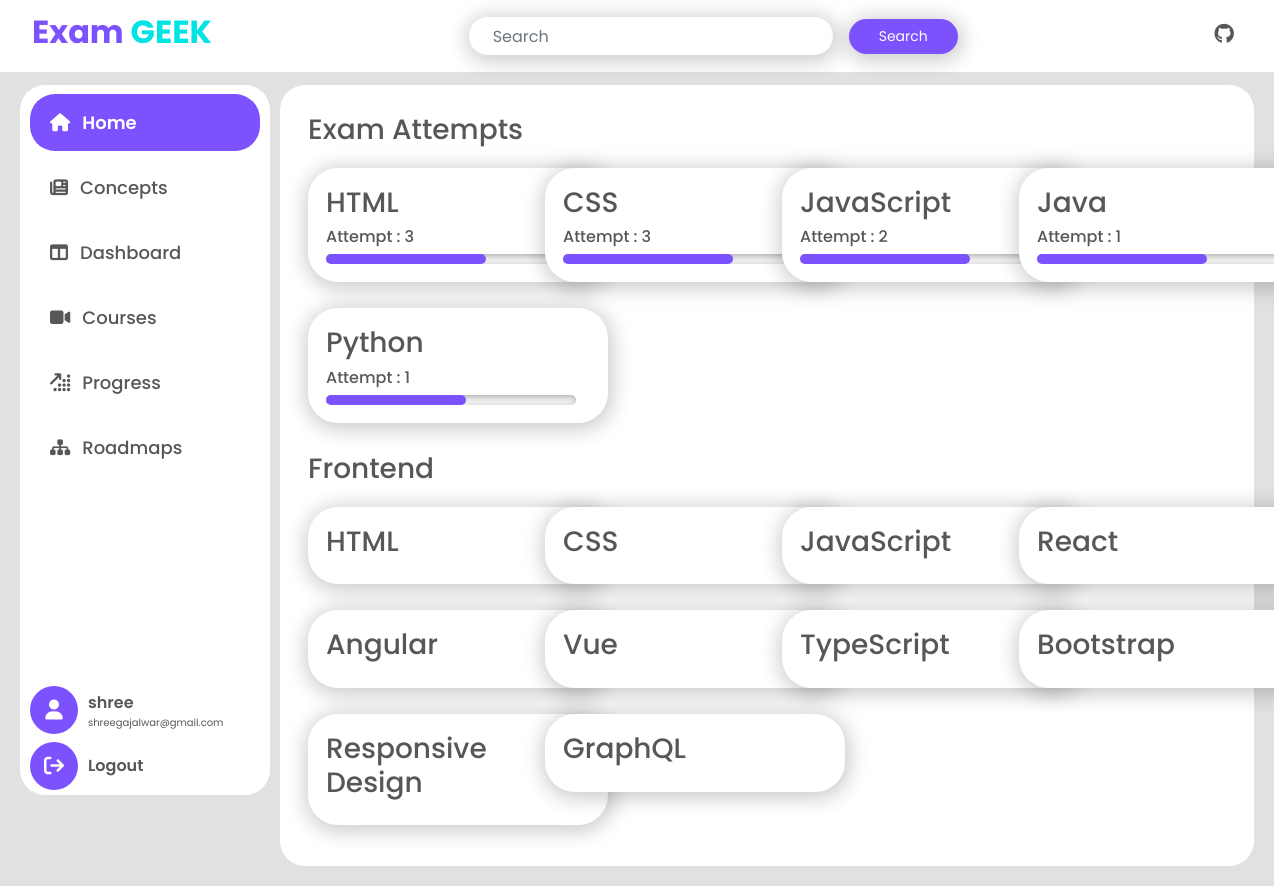
The app's page /progress/ (signed in) with its own data.
### examapp/models.py (models this page shows, shortened)
class UserExam(models.Model):
    user = models.ForeignKey(User, on_delete=models.CASCADE)
    exam = models.ForeignKey(Exam, on_delete=models.CASCADE)
    score = models.IntegerField(default=0,null=True,blank=True)
    attempts = models.IntegerField(default=1)

class Exam(models.Model):
    title = models.ForeignKey(Skills,on_delete=models.CASCADE)
    description = models.TextField(null=True)

class Skills(models.Model):
    skill = models.CharField(max_length=255)
    def __str__(self):
        return self.skill

class RoadMapList(models.Model):
    roadmap_name = models.CharField(max_length=255)
    skill = models.ManyToManyField(Skills)
    def __str__(self):
        return str(self.roadmap_name)

### examapp/views.py (the view)
# urls.py: path('progress/', views.progress, name='progress'),
@login_required
def progress(request):
    user = request.user
    roadmap = RoadMap.objects.get(user=user)
    skill = []
    if roadmap.roadmap != None:
        skillset = RoadMapList.objects.get(roadmap_name=roadmap.roadmap)
        skill = skillset.skill.all()
    user_exams = UserExam.objects.filter(user=user)
    if request.method == 'POST':
        form = ProfileForm(request.POST, instance=user.profile)
        if form.is_valid():
            form.save()
            return redirect('profile')
    else:
        form = ProfileForm(instance=user.profile)
    return render(request, 'examapp/progress.html', {
        'form': form,
        'user_exams': user_exams,
        "roadmap": roadmap.roadmap,
        "skillset": skill
    })

### examapp/forms.py
class ProfileForm(forms.ModelForm):
    class Meta:
        model = Profile
        fields = ['bio', 'location', 'birth_date']

### examapp/templates/examapp/progress.html (shortened to what this page needs)
{% extends 'base.html' %}
{% block content %}
    {% include 'sidebar.html'%}
    <div class="content">
        <div class="p-2">
            <h3 class="">Exam Attempts</h3>
            <div class="card-wrapper">
                <div class="row">
                    {% for user_exam in user_exams %}
                    <div class="col-md-3 my-2">
                        <div class="card p-2">
                            <div class="card-body">
                                <h3>{{ user_exam.exam.title.skill }}</h3>
                                <h6>Attempt : {{user_exam.attempts}}</h6>
                                <progress id="file" value="{{ user_exam.score }}" title="{{ user_exam.score }} % completed" max="100"> 32% </progress>
                            </div>
                        </div>
                    </div>
                    {% endfor %}
                </div>
            </div>
        </div>
        <div class="p-2">
            <h3>{{roadmap}}</h3>
            <div class="row">
            {% for user_exam in skillset %}
                <div class="col-md-3 my-2 col-sm-12">
                    <div class="card p-2">
                        <div class="card-body">
                            <div class="d-flex justify-content-between">
                                <h3>{{ user_exam }}</h3>
                            </div>
                        </div>
                    </div>
                </div>
            {% endfor %}
            </div>
        </div>
    </div>
{% endblock %}

### examapp/templates/sidebar.html (shortened to what this page needs)
<div class="sidebar">
   <div class="d-flex flex-column side-link">
       <a class="home " data-id="home" href="{% url 'home'%}"><i class="fa-solid fa-house"></i> <span>Home</span></a>
       <a class="news " data-id="news" href="{% url 'concepts' %}"><i class="fa-solid fa-newspaper"></i><span>Concepts</span></a>
       <a class="dashboard " data-id="dashboard" href="{% url 'dashboard' %}"><i class="fa-solid fa-table-columns"></i><span>Dashboard</span></a>
       <a class="courses" data-id="courses" href="{% url 'courses'%}"><i class="fa-solid fa-video"></i><span>Courses</span></a>
       <a class="profile" data-id="profile" href="{% url 'progress'%}"> <i class="fa-solid fa-arrow-up-right-dots"></i> <span>Progress</span></a>
       <a class="roadmaps" data-id="roadmaps" href="{% url 'roadmaps'%}"><i class="fa-solid fa-sitemap"></i><span>Roadmaps</span></a>
   </div>
   <div class="d-flex flex-column ">
        <div class="sidebar-profile mb-2">
            <div class="sidebar-profile-icon">
                <i class="fa-solid fa-user"></i>
            </div>
            <div class="sidebar-profile-content">
                <span class="sidebar-profile-name">{{ user.username }}</span>
                <span class="sidebar-profile-email">{{ user.email }}</span>
            </div>
        </div>
        <div class="sidebar-logout">
            <div class="sidebar-profile-icon">
                <a class="settings" data-id="settings" href="{% url 'logout'%}"><i class="fa-solid fa-arrow-right-from-bracket"></i></a>
            </div>
            <div class="sidebar-profile-content">
                <span class="sidebar-profile-name">Logout</span>
            </div>
        </div>
   </div>
</div>

### examapp/static/examapp/style.css (style rules this page uses)
:root { --primary: #7c51fe; --secondary: #00e4e3; --background: #e1e1e1; --text-primary: #575757; --text-heading: #333333; --text-third:#cccccc; --white:#ffffff; --inactive-tab:#00e4e446; --text-medium-opacity:#808080; --background-progress:#eeeeee; --bg-tab-hover:#7c51fe94; --selected-answer:#4CAF50; --default-question-bg:#007bff; --bookmark:#fe51b6; }
body { font-family: 'Poppins', sans-serif; background-color: var(--background); color: var(--text-primary); }
a { text-decoration: none; }
progress { -webkit-appearance: none; appearance: none; width: 250px; max-width: 100%; height: 10px; }
.sidebar { height: calc(100vh - 90px); width: 250px; position: fixed; background-color: var(--white); padding: 5px 10px; color: var(--text-primary); border-radius: 25px; display: flex; flex-direction: column; justify-content: space-between; transition: all 0.5s; z-index: 5; }
.sidebar .side-link a { padding: 15px 20px; text-decoration: none; font-size: 18px; color: var(--text-primary); display: flex; align-items: center; gap: 12px; border-right: 5px solid transparent; transition: all 0.9s; border-radius: 25px; font-weight: 500; margin: 4px 0px; cursor: pointer; }
.sidebar .side-link a.active { background-color: var(--primary); color: var(--white); font-weight: 600; }
.content { margin-top: 15px; margin-left: 260px; padding: 20px; background-color: var(--white); border-radius: 25px; }
.sidebar-logout, .sidebar-profile { display: flex; gap: 10px; }
.sidebar-profile-icon { display: flex; justify-content: center; align-items: center; height: 3rem; width: 3rem; background-color: var(--primary); color: var(--white); font-size: 20px; border-radius: 50%; }
.sidebar-profile-icon a { color: var(--white); cursor: pointer; }
.sidebar-profile-content { display: flex; flex-direction: column; align-items: flex-start; justify-content: center; }
.sidebar-profile-name { font-size: 16px; font-weight: 600; }
.sidebar-profile-email { margin-top: 0px; margin-bottom: 0px; font-size: 10px; }
.card { width: 300px; height: fit-content; box-shadow: 1px 3px 20px 4px rgba(0, 0, 0, 0.2); border: none; border-radius: 30px; margin: 5px 0px; }
.card-body { display: flex; flex-direction: column; justify-content: space-between; background-color: var(--white); border-radius: 30px; padding: 10px; }

### examapp/static/examapp/css/glass_notify.css (style rules this page uses)
body { min-height: 100vh; }

### records on screen
UserExam: exam.title.skill "HTML", attempts "3", score 64 (drawn)
UserExam: exam.title.skill "CSS", attempts "3", score 68 (drawn)
UserExam: exam.title.skill "JavaScript", attempts "2", score 68 (drawn)
UserExam: exam.title.skill "Java", attempts "1", score 68 (drawn)
UserExam: exam.title.skill "Python", attempts "1", score 56 (drawn)
RoadMapList: roadmap_name "Frontend"
Skills: skill "HTML"
Skills: skill "CSS"
Skills: skill "JavaScript"
Skills: skill "React"
Skills: skill "Angular"
Skills: skill "Vue"
Skills: skill "TypeScript"
Skills: skill "Bootstrap"
Skills: skill "Responsive Design"
Skills: skill "GraphQL"

### other values on screen
{{ user.username }} "shree"
{{ user.email }} "shreegajalwar@gmail.com"
